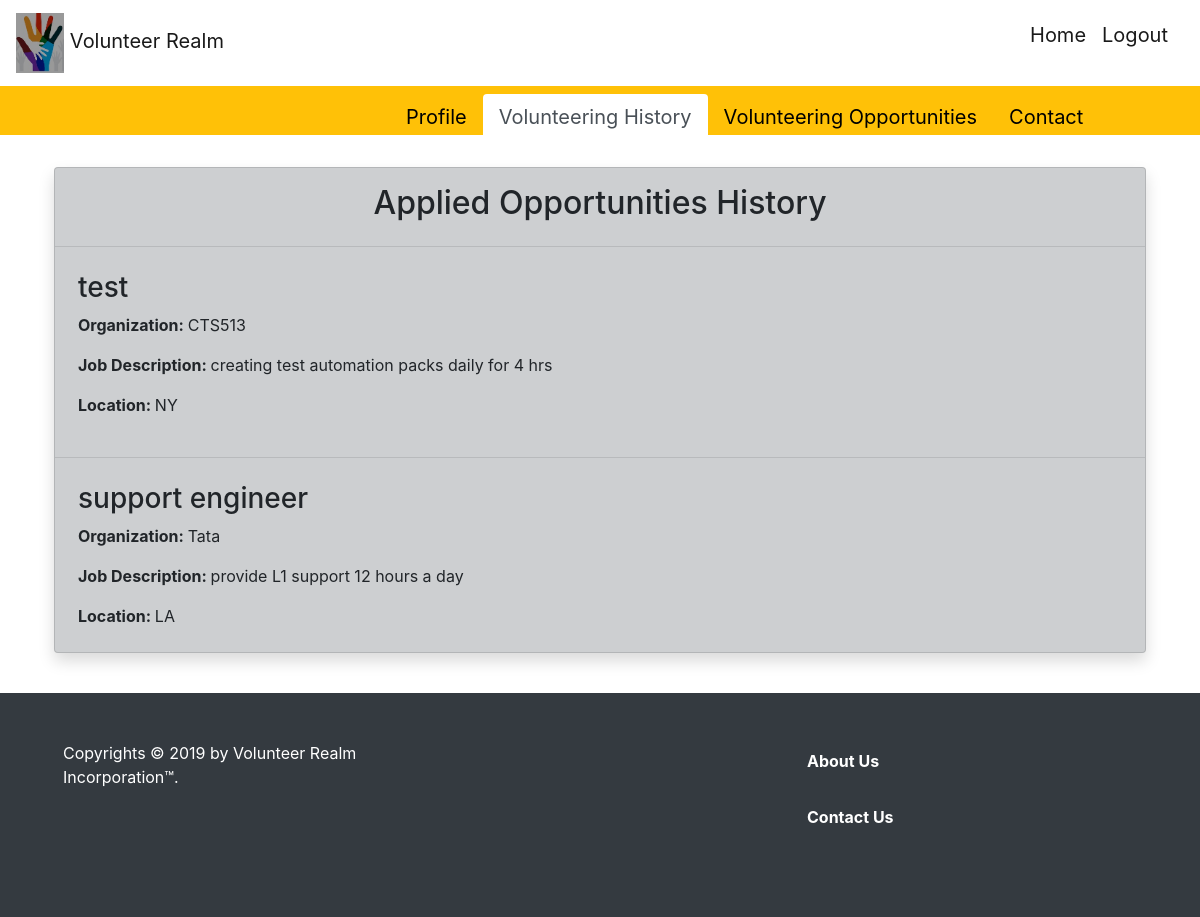
The page /volunteeringHistory (signed in) on the database its author committed.
### auth/models.py (models this page shows)
class UserOrgJobs(db.Model):
    uoj_id = db.Column(db.Integer, primary_key=True)
    orgJob_id = db.Column(db.Integer, db.ForeignKey('org_jobs.orgJob_id'))
    id = db.Column(db.Integer, db.ForeignKey('user.id'))
    job_title = db.Column(db.String(100))
    job_description = db.Column(db.String(2000))
    job_location = db.Column(db.String(100))
    org_name = db.Column(db.String(100))

### users/users.py (the view)
@user.route('/volunteeringHistory')
@login_required
def volunteeringHistory():
    orgjobs = db.session.query(UserOrgJobs).filter(UserOrgJobs.id == current_user.id)
    return render_template('volunteeringHistory.html', orgjobs=orgjobs)

### app.py (called while the page is built)
def register_blueprints(app):
    from auth.models import User
    from auth.auth import auth as auth_blueprint
    from core.main import main as main_blueprint
    from admins.admins import admin as admin_blueprint
    from users.users import user as user_blueprint
    @login_manager.user_loader
    def load_user(user_id):
        return User.query.get(int(user_id))
    app.register_blueprint(user_blueprint)
    app.register_blueprint(admin_blueprint)
    app.register_blueprint(auth_blueprint)
    app.register_blueprint(main_blueprint)

### auth/models.py (called while the page is built)
    def is_admin(self):
        return self.permission == Permission.ADMIN

### users/templates/volunteeringHistory.html
{% extends "base.html" %}
{% block content %}
    <div class="container p-4">
    <div class="card cardspage shadow">
        <h2 class="text-center pt-3 ">
            Applied Opportunities History
        </h2>
    {% for job in orgjobs %}
        <hr>
        <div class="row m-2">
        <div class="col">
            <h3>{{ job.job_title }}</h3>
            <p><strong>Organization: </strong>{{ job.org_name }}</p>
            <p><strong>Job Description: </strong>{{ job.job_description }}</p>
            <p><strong>Location: </strong>{{ job.job_location }}</p>
        </div>
        </div>
    {% endfor %}
    </div>
</div>
{% endblock %}

### core/templates/base.html (style rules this page uses)
.cardspage { background-color: #cdcfd1; }

### rows shown on the page
UserOrgJobs: job_title "test", org_name "CTS513", job_description "creating test automation packs daily for 4 hrs", job_location "NY"
UserOrgJobs: job_title "support engineer", org_name "Tata", job_description "provide L1 support 12 hours a day", job_location "LA"
